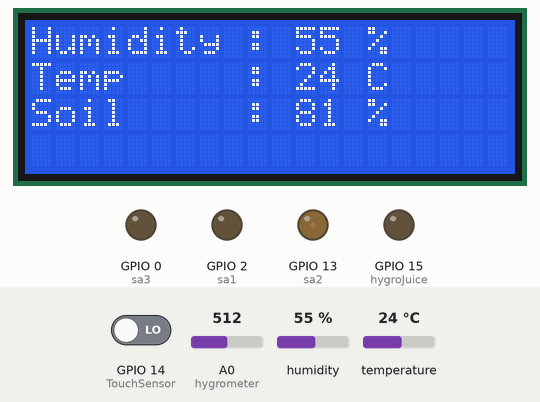
Bench run of a sketch on a simulated ESP8266 (NodeMCU). On the bench: 20×4 character LCD, output pins drawn as LEDs (lit = HIGH). Inputs (shaded band) come from the test bench; at power-on: temperature 24 °C, GPIO 14 (TouchSensor) LOW, humidity 55 %, A0 (hygrometer) = 512. WiFi joins after 1.5 s; servers stay silent unless stated; what the sketch prints to the serial monitor is not drawn.

Above: at 8.3 s.
8.4 s: temperature set to 11 °C
At 11.7 s:
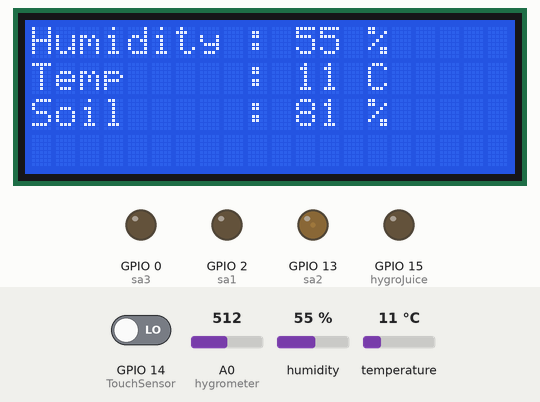
12.8 s: temperature set to 8 °C
At 16.2 s:
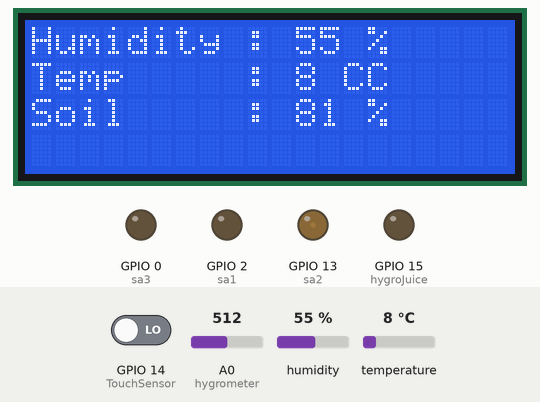
16.9 s: GPIO 14 (TouchSensor) driven HIGH
At 17.8 s:
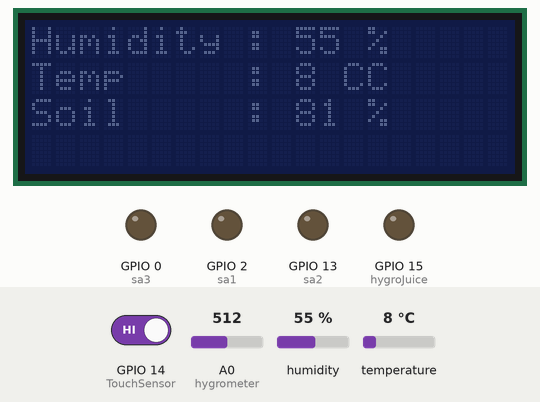
18.4 s: temperature set to 12 °C
At 20.7 s:
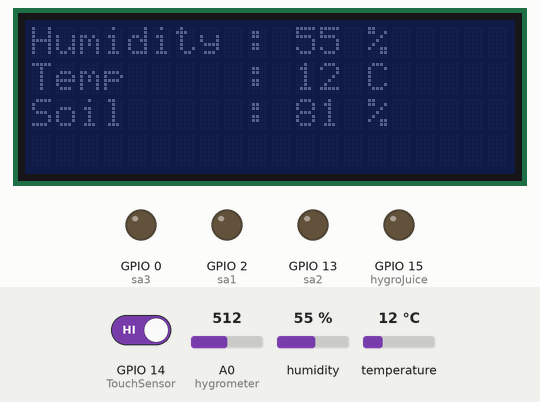
21.0 s: humidity set to 22 %
At 24.6 s:
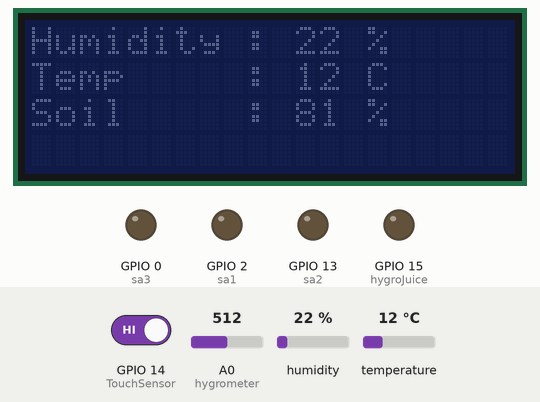
25.0 s: temperature set to 2 °C
At 31.2 s:
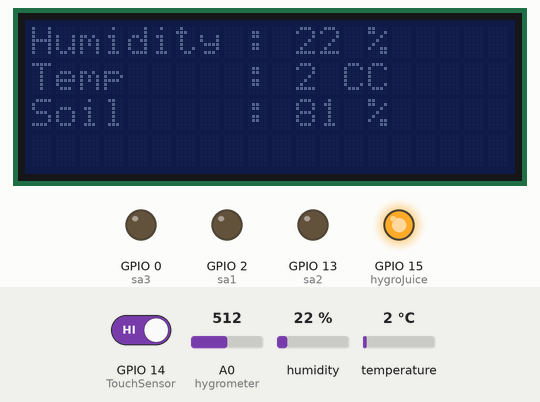
Timing chart, 0 to 32.5 s (numbered marks = the images above; inputs shaded):
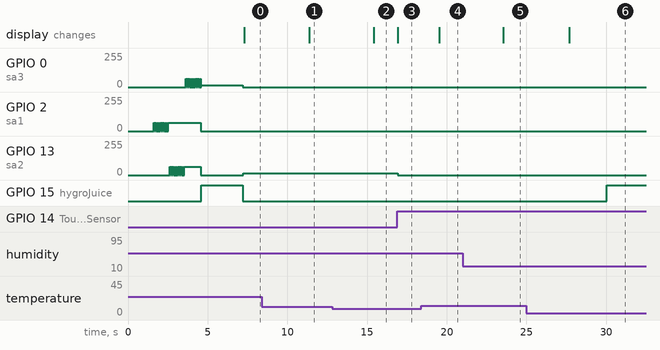

The sketch:

D8_HACK.ino
```cpp
#include <ESP8266WiFi.h>
#include <WiFiClient.h>
#include <ESP8266WebServer.h>
#include <ESP8266mDNS.h>

// WIFI credentials
const char* ssid = "secret";
const char* password = "secret";

ESP8266WebServer server(80);

////////////////////////////////
// C O N F I G U R A T I O N  //
////////////////////////////////

int power = true;

// soil readings async
unsigned long previousMillis_soil = 0;
const long interval_soil = 30000;

const int inBetweenies = 100;   // delays between each read
const int numReadings = 15;     // Increase to smooth more, but will slow down readings

//    The interval between each read is 100ms, so 15 x 100 = 1500ms.
//    This needs to be lower than "interval_soil" + 1000ms, or
//    the readings will be unstable. The added 1000ms is to give a bit
//    of leeway to the soilmeter's power input to suppres voltage spikes
//    on the first few reads

// * Serial print will notify if the limits are set wrong!

// dht readings async
unsigned long previousMillis_dht = 0;
const long interval_dht = 2000;

// soil
int treshold = 20; // 'dry'

const int hygrometer = A0; // pin data
const int hygroJuice = 15; // pin power

// leds
const int brightness = 55; // 0 = off, 255 = fully lit

const int sa1 = 2; // [treshold]
const int sa2 = 13; // [value]
const int sa3 = 0; // [standby]

// LCD
#include <LiquidCrystal_I2C.h>
LiquidCrystal_I2C lcd(0x3f, 20, 4); // (memory address, columns, rows);

// capacative touch sensor
int TouchSensor = 14;
boolean currentState = LOW;
boolean lastState = LOW;
boolean LedState = LOW;

// Smoothing variables
int readings[numReadings];      // the readings from the analog input
int readIndex = 0;              // the index of the current reading
int total = 0;                  // the running total
int average = 0;                // the average
int soil_avg;                   // the smoothed output for all the functions

#include <Adafruit_Sensor.h>
#include "DHT.h"
#define DHTPIN 12 // pinDATA
#define DHTTYPE DHT11 // sensor
DHT dht(DHTPIN, DHTTYPE);

// end config  //
///////////////////////////////////////////////////////////////////////////////

void handleRoot() {
  digitalWrite(sa3, 1);
  server.send(200, "text/plain", "/plant is where you find the data!");
  digitalWrite(sa3, 0);
}

void handleNotFound() {
  digitalWrite(sa3, 1);
  String message = "File Not Found\n\n";
  message += "URI: ";
  message += server.uri();
  message += "\nMethod: ";
  message += (server.method() == HTTP_GET) ? "GET" : "POST";
  message += "\nArguments: ";
  message += server.args();
  message += "\n";
  for (uint8_t i = 0; i < server.args(); i++) {
    message += " " + server.argName(i) + ": " + server.arg(i) + "\n";
  }
  server.send(404, "text/plain", message);
  digitalWrite(sa3, 0);
}

void setup(void) {

  // lcd
  lcd.begin();
  lcd.backlight();

  // soil
  pinMode(hygroJuice, OUTPUT);
  digitalWrite(hygroJuice, LOW);

  // sensor leds
  pinMode(sa1, OUTPUT);
  pinMode(sa2, OUTPUT);
  pinMode(sa3, OUTPUT);

  // touch sensor (stdby)
  pinMode(TouchSensor, INPUT);

  // DHT11 sensor
  dht.begin();

  // webserver
  digitalWrite(sa3, 0);
  Serial.begin(115200);
  WiFi.mode(WIFI_STA);
  WiFi.begin(ssid, password);
  Serial.println("");

  // Wait for connection
  while (WiFi.status() != WL_CONNECTED) {
    delay(500);
    Serial.print(".");
  }
  Serial.println("");
  Serial.print("Connected to ");
  Serial.println(ssid);
  Serial.print("IP address: ");
  Serial.println(WiFi.localIP());

  if (MDNS.begin("esp8266")) {
    Serial.println("MDNS responder started");
  }

  server.on("/", handleRoot);

  server.on("/plant", wifi_out);

  server.onNotFound(handleNotFound);

  server.begin();
  Serial.println("HTTP server started");

  // smoothing init
  for (int thisReading = 0; thisReading < numReadings; thisReading++) {
    readings[thisReading] = 0;
  }

  // error handling for soil timings
  if ((numReadings * inBetweenies) + 1000 > interval_soil) {
    Serial.println("");
    Serial.println("ERROR: Your timing on 'interval' is ");
    Serial.print("too low for the amount of 'numReadings'");
    Serial.println("");
  }

  // TEST FUNCTION
  lcd.clear();
  test_init();
  dht_readings();
  soil_readings();
}

void loop(void) {

  server.handleClient();

  unsigned long currentMillis_soil = millis();
  unsigned long currentMillis_dht = millis();

  if (currentMillis_soil - previousMillis_soil >= interval_soil) {
    previousMillis_soil = currentMillis_soil;
    soil_readings();
    serial_print();
  }

  if (currentMillis_dht - previousMillis_dht >= interval_dht) {
    previousMillis_dht = currentMillis_dht;
    dht_readings();
  }

  // active modules
  sync_leds();
  lcd_out();
  wifi_out();
  stdby();

}

////////////////////////
// F U N C T I O N S  //
////////////////////////

int value; // soil data

// memoization for faulty readings (dht11)
int currentHumidity;
int currentTemperature;
int previousHumidity;
int previousTemperature;
int humid;
int temp;

int reading_passes; // soil iteratiosn while  loop

// soil readings
int soil_readings() {

  // Hygrometer
  digitalWrite(hygroJuice, HIGH);

  if (power == true) {
    analogWrite(sa3, brightness);
  }

  delay(990);
  Serial.println("Amount of numreadings = ");
  Serial.println(numReadings);

  if (digitalRead(hygroJuice) == HIGH ) {

    reading_passes = 0;

    while (reading_passes <  numReadings ) {

      delay(inBetweenies);

      value = analogRead(hygrometer);
      value = constrain(value, 400, 1023);
      value = map(value, 1023, 400, 0, 100);

      smoothing(); // populate array

      reading_passes++;

      soil_phase_print();
      soil_error();

    }

    Serial.println("loop ended");
    Serial.print("Final total : ");
    Serial.println(total);
    readIndex = 0;
    delay(10);
    digitalWrite(hygroJuice, LOW);
    analogWrite(sa3, 0);
  }

}

int dht_readings() {

  // Humidity + Temperature
  float a = dht.readHumidity();
  // Read temperature as Celsius
  float b = dht.readTemperature();

  previousHumidity = currentHumidity;
  previousTemperature = currentTemperature;

  if (!isnan(a) || !isnan(b)) {

    currentHumidity = a;
    currentTemperature = b;

    humid = currentHumidity;
    temp = currentTemperature;

  } else {

    humid = previousHumidity;
    temp = previousTemperature;

  }

}

// Serial OUT
int serial_print() {

  Serial.write(12); // clear terminal
  Serial.println("-----------------------");
  Serial.print(" Air Humidity: ");
  Serial.print(humid);
  Serial.println(" %\t");
  Serial.print(" Temperature: ");
  Serial.print(temp);
  Serial.println(" *C ");
  Serial.print(" Soil: ");
  Serial.print(soil_avg);
  Serial.print("%");

  if (value < treshold) {
    Serial.println(" ** Needs watering! **");
  } else {
    Serial.println("");
  }

  Serial.println("-----------------------");

}

//WIFI OUT
int wifi_out() {

  String mesg = "";
  mesg += " Air Humidity : '";
  mesg += humid;
  mesg += "' %";
  mesg += ";\n";
  mesg += " Temperature' : '";
  mesg += temp;
  mesg += "' C";
  mesg += ";\n";
  mesg += " Soil         : '";
  mesg += soil_avg;
  mesg += "' %";
  mesg += ";\n";

  server.send(200, "text/plain", mesg);

}

// synced leds
int sync_leds() {

  if (power == true) {

    if (soil_avg < treshold) {
      analogWrite(sa2, 0);
      analogWrite(sa3, 0);

      analogWrite(sa1, brightness); // treshold led
      //delay(100);
      //analogWrite(sa1, 0);
      //delay(100);
    } else {
      analogWrite(sa2, brightness);
      analogWrite(sa1, LOW);
    }
  }

}

// LCD output
int lcd_out() {

  if (!isnan(humid)) {
    lcd.setCursor(0, 0);
    lcd.print("Humidity : ");
    lcd.print(humid);
    lcd.print(" %");
  }
  if (!isnan(temp)) {
    lcd.setCursor(0, 1);
    lcd.print("Temp     : ");
    lcd.print(temp);
    lcd.print(" C");
  }
  if (!isnan(value)) {
    lcd.setCursor(0, 2);
    lcd.print("Soil     : ");
    lcd.print(soil_avg);
    lcd.print(" %");
    if (soil_avg  < treshold) {
      lcd.setCursor(0, 3);
      lcd.print("* Needs watering!! *");
    } else {
      lcd.setCursor(0, 3);
      lcd.print("                    ");
    }
  }
}

// Standby
int stdby() {

  currentState = digitalRead(TouchSensor);
  if (currentState == HIGH && lastState == LOW) {
    delay(5);
    if (LedState == HIGH) {

      LedState = LOW;
      power = true;
      lcd.backlight();

    } else {

      LedState = HIGH;
      power = false;

      // turn off leds and screen
      digitalWrite(sa1, LOW);
      digitalWrite(sa2, LOW);
      digitalWrite(sa3, LOW);
      lcd.noBacklight();

    }
  }
  lastState = currentState;
}

// Smoothing function (soil)
int smoothing() {

  total = total - readings[readIndex];   // subtract the last reading
  readings[readIndex] = value;  // read from the soil sensor
  total = total + readings[readIndex];  // add the reading to the total
  readIndex = readIndex + 1; // advance to the next position in the array

  if (readIndex >= numReadings) {
    readIndex = 0; // re-initialize array
  }
  soil_avg = total / numReadings;

}

int soil_phase_print() {

  Serial.print("[ I T E R A T I O N : ");
  Serial.print(reading_passes );
  Serial.println(" ]");
  Serial.print("Current array index = ");
  Serial.println(readIndex);
  Serial.print("Current array value = ");
  Serial.println(readings[readIndex]);
  Serial.print("Current analog reading = ");
  Serial.print(value);
  Serial.println(" (direct)");
  Serial.print("Current total = ");
  Serial.println(total);
  Serial.println("");

};

// Initial test function
int ledPins[] = {sa1, sa2, sa3};
int currentLed;

int test_init() {
  for (int i = 0; i < 3; i++) {
    currentLed = ledPins[i];
    for (int j = 0; j < 10; j++) {
      analogWrite(currentLed, 0);
      delay(50);
      analogWrite(currentLed, 255);
      delay(50);
    }
  }
  digitalWrite(sa1, LOW);
  digitalWrite(sa2, LOW);
  digitalWrite(sa3, LOW);
}

// error handling for soil timings
int soil_error() {

  if ((numReadings * inBetweenies) + 1000 > interval_soil) {
    Serial.println("");
    Serial.print("ERROR: Your timing on 'interval' is too low to");
    Serial.println("do the amount of 'numReadings' you want");
    Serial.println("");
  }

}
```

plantometer.cpp
```cpp
#include "Arduino.h"
#include "plantometer.hpp"

bool Plant::tracker(long interval)
{
  if (millis() - previousTime >= interval)
  {
    previousTime = millis();
    return true;
  }
  return false;
}
```

plantometer.hpp
```cpp
#ifndef plantometer
#define plantometer

#include "Arduino.h"

class Plant
{
public:
  bool tracker(long interval);

private:
  long interval;
  unsigned long previousTime = 0;
};

#endif
```

Measured:
- the behaviour switches between 10 and 9 °C on temperature (found by bisection; images 1 and 2)
- after the input at 8.4 s, the display: changes after 3.0 s (image 1)
- after the input at 12.8 s, the display: changes after 2.6 s (image 2)
- after the input at 16.9 s, GPIO 13 (sa2): 13/255 → 0/255 at once; the display: changes at once (image 3)
- after the input at 18.4 s, the display: changes after 1.1 s (image 4)
- after the input at 21.0 s, the display: changes after 2.6 s (image 5)
- after the input at 25.0 s, the display: changes after 2.7 s (image 6)
